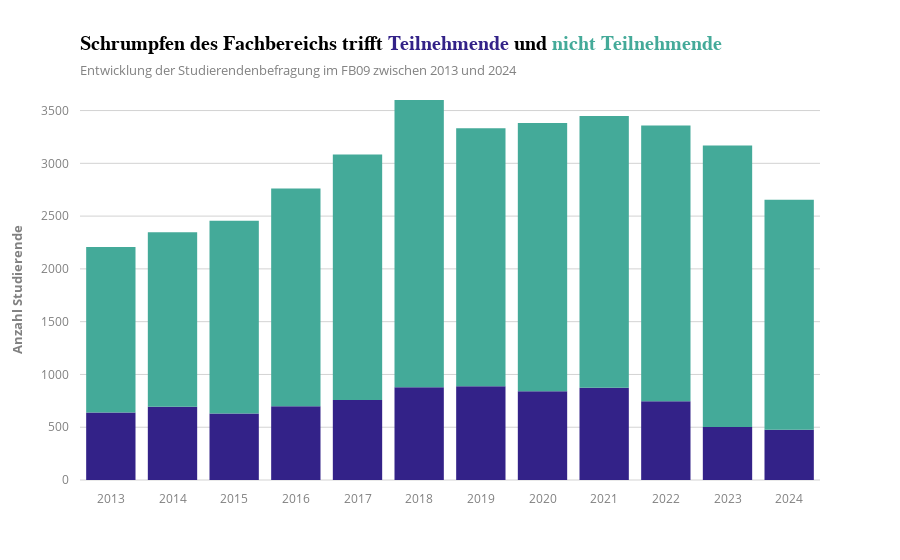

Notebook source saved alongside this figure:
### Code cell
color1, color2 = px.colors.qualitative.Safe[4], px.colors.qualitative.Safe[6]
fig = px.bar(
    abschluss_df,
    x="Jahr",
    y=["Gesamter Rücklauf", "Gesamt nicht teilgenommen"],
    title=rf"<b>Schrumpfen des Fachbereichs trifft </b><span style='color:{color1};'>Teilnehmende</span> <b>und </b><span style='color:{color2};'>nicht Teilnehmende</span>",
    subtitle="Entwicklung der Studierendenbefragung im FB09 zwischen 2013 und 2024",
    color_discrete_sequence=[color1, color2],
    template="infoviz"
)

fig.update_layout(
    yaxis=dict(range=[0, 3600], title="Anzahl Studierende"),
    xaxis=dict(dtick=1, title=""),
    showlegend=False
)

fig.show()

### Figure 1 — Plotly figure (JSON) as saved in the notebook; plotly's stock layout.template omitted (floating-point values rounded to 4 significant figures)
{"data": [{"hovertemplate": "variable=Gesamter Rücklauf<br>Jahr=%{x}<br>value=%{y}<extra></extra>", "legendgroup": "Gesamter Rücklauf", "marker": {"color": "rgb(51, 34, 136)", "pattern": {"shape": ""}}, "name": "Gesamter Rücklauf", "orientation": "v", "showlegend": true, "textposition": "auto", "type": "bar", "x": [2013, 2014, 2015, 2016, 2017, 2018, 2019, 2020, 2021, 2022, 2023, 2024], "xaxis": "x", "y": [640.0, 694.0, 631.0, 699.0, 758.0, 878.0, 888.0, 841.0, 873.0, 745.0, 501.0, 476.0], "yaxis": "y"}, {"hovertemplate": "variable=Gesamt nicht teilgenommen<br>Jahr=%{x}<br>value=%{y}<extra></extra>", "legendgroup": "Gesamt nicht teilgenommen", "marker": {"color": "rgb(68, 170, 153)", "pattern": {"shape": ""}}, "name": "Gesamt nicht teilgenommen", "orientation": "v", "showlegend": true, "textposition": "auto", "type": "bar", "x": [2013, 2014, 2015, 2016, 2017, 2018, 2019, 2020, 2021, 2022, 2023, 2024], "xaxis": "x", "y": [1567.0, 1653.0, 1826.0, 2063.0, 2326.0, 2892.0, 2445.0, 2542.0, 2575.0, 2613.0, 2667.0, 2179.0], "yaxis": "y"}], "layout": {"barmode": "relative", "legend": {"title": {"text": "variable"}, "tracegroupgap": 0}, "showlegend": false, "title": {"subtitle": {"text": "Entwicklung der Studierendenbefragung im FB09 zwischen 2013 und 2024"}, "text": "<b>Schrumpfen des Fachbereichs trifft </b><span style='color:rgb(51, 34, 136);'>Teilnehmende</span> <b>und </b><span style='color:rgb(68, 170, 153);'>nicht Teilnehmende</span>"}, "xaxis": {"anchor": "y", "domain": [0, 1], "dtick": 1, "title": {"text": ""}}, "yaxis": {"anchor": "x", "domain": [0, 1], "range": [0, 3600], "title": {"text": "Anzahl Studierende"}}}}
